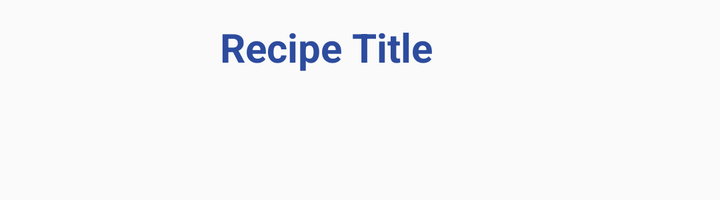
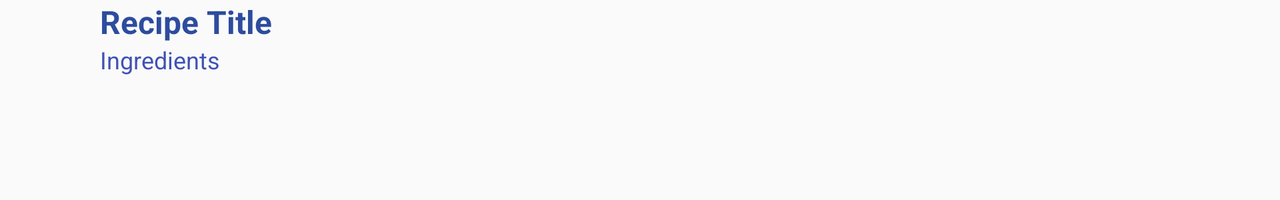

Two renders of one Android screen. The first uses the default layout on a phone; the second uses the alternative layout the repository ships for a different screen configuration, on a matching device. The two XML files are below.
<!-- AndroidManifest.xml: application theme AppTheme -->
<!-- res/layout/recipe_list_item.xml -->
<?xml version="1.0" encoding="utf-8"?>
<LinearLayout xmlns:android="http://schemas.android.com/apk/res/android"
    xmlns:app="http://schemas.android.com/apk/res-auto"
    android:orientation="horizontal"
    android:layout_width="match_parent"
    android:layout_height="wrap_content">

    <ImageView
        android:id="@+id/recipeListImage"
        android:layout_width="100dp"
        android:layout_height="100dp"
        android:scaleType="centerCrop"
        app:srcCompat="@mipmap/ic_launcher" />

    <LinearLayout
        android:layout_width="match_parent"
        android:layout_height="wrap_content"
        android:orientation="vertical"
        android:padding="10dp">

        <TextView
            android:id="@+id/recipeListTitle"
            android:textSize="20sp"
            android:textStyle="bold"
            android:text="Recipe Title"
            android:textColor="@color/colorHeader"
            android:layout_width="wrap_content"
            android:layout_height="wrap_content" />

    </LinearLayout>
</LinearLayout>
<!-- resources referenced by this layout -->
<resources>
  <color name="colorHeader">#2d4c9e</color>
  <style name="AppTheme" parent="Theme.AppCompat.Light.DarkActionBar">
          
          <item name="colorPrimary">@color/colorPrimary</item>
          <item name="colorPrimaryDark">@color/colorPrimaryDark</item>
          <item name="colorAccent">@color/colorAccent</item>
      </style>
  <color name="colorPrimary">#3F51B5</color>
  <color name="colorPrimaryDark">#303F9F</color>
  <color name="colorAccent">#FF4081</color>
</resources>
<!-- res/layout-land/recipe_list_item.xml (the repository's variant of the layout above) -->
<!-- drawn on the phone turned sideways -->
<?xml version="1.0" encoding="utf-8"?>
<LinearLayout xmlns:android="http://schemas.android.com/apk/res/android"
    xmlns:app="http://schemas.android.com/apk/res-auto"
    android:orientation="horizontal"
    android:layout_width="match_parent"
    android:layout_height="100dp">

    <ImageView
        android:id="@+id/recipeListImage"
        android:layout_width="50dp"
        android:layout_height="50dp"
        android:scaleType="centerCrop"
        app:srcCompat="@mipmap/ic_launcher" />

    <LinearLayout
        android:orientation="vertical"
        android:layout_width="match_parent"
        android:layout_height="match_parent">

        <TextView
            android:id="@+id/recipeListTitle"
            android:textSize="16sp"
            android:textStyle="bold"
            android:text="Recipe Title"
            android:textColor="@color/colorHeader"
            android:layout_width="wrap_content"
            android:layout_height="wrap_content" />

        <TextView
            android:id="@+id/recipeListIngredients"
            android:text="Ingredients"
            android:textSize="12sp"
            android:textColor="@color/colorPrimary"
            android:layout_width="wrap_content"
            android:layout_height="wrap_content" />

    </LinearLayout>

</LinearLayout>
<!-- resources referenced by the variant -->
<!-- as the phone turned sideways resolves them -->
<resources>
  <color name="colorHeader">#2d4c9e</color>
  <color name="colorPrimary">#3F51B5</color>
  <style name="AppTheme" parent="Theme.AppCompat.Light.DarkActionBar">
          
          <item name="colorPrimary">@color/colorPrimary</item>
          <item name="colorPrimaryDark">@color/colorPrimaryDark</item>
          <item name="colorAccent">@color/colorAccent</item>
      </style>
  <color name="colorPrimaryDark">#303F9F</color>
  <color name="colorAccent">#FF4081</color>
</resources>
